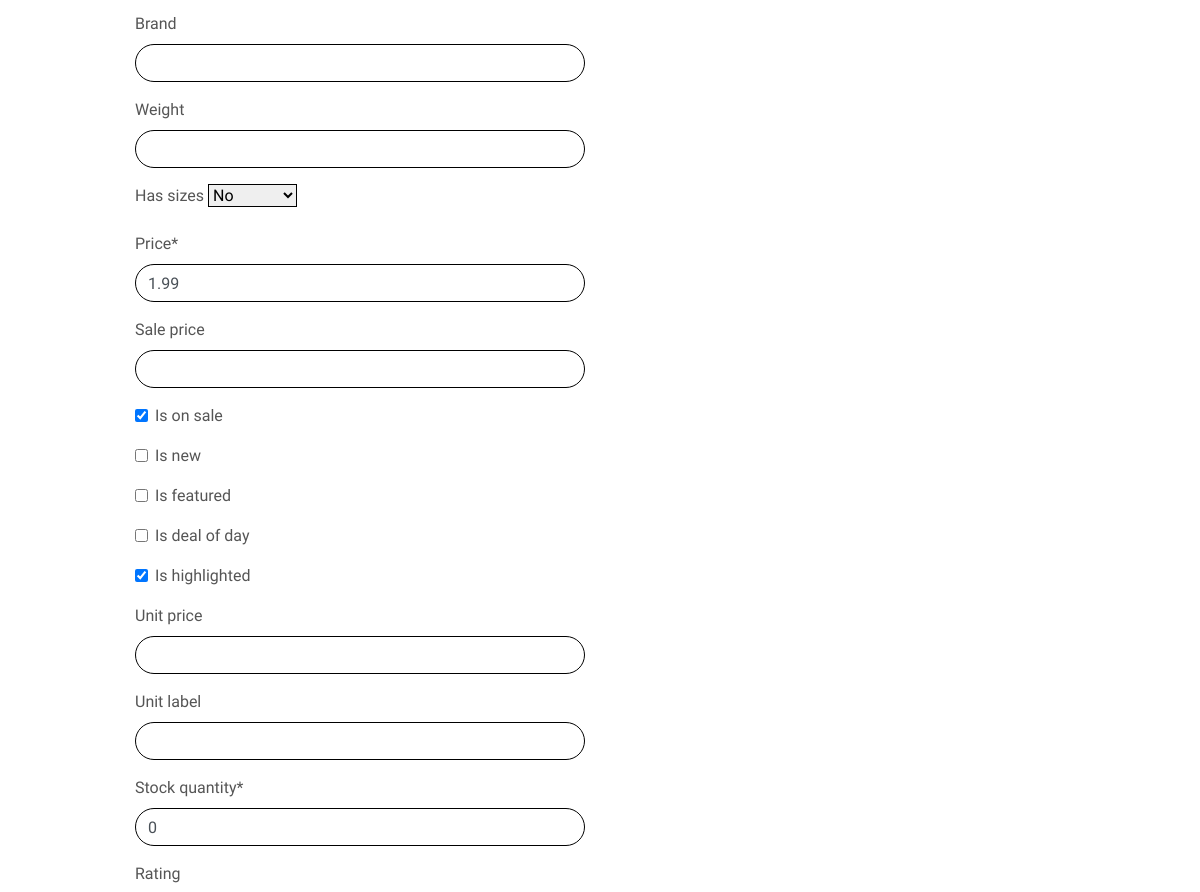
Before: /products/edit/1/ (signed in, middle part) with the older database file.
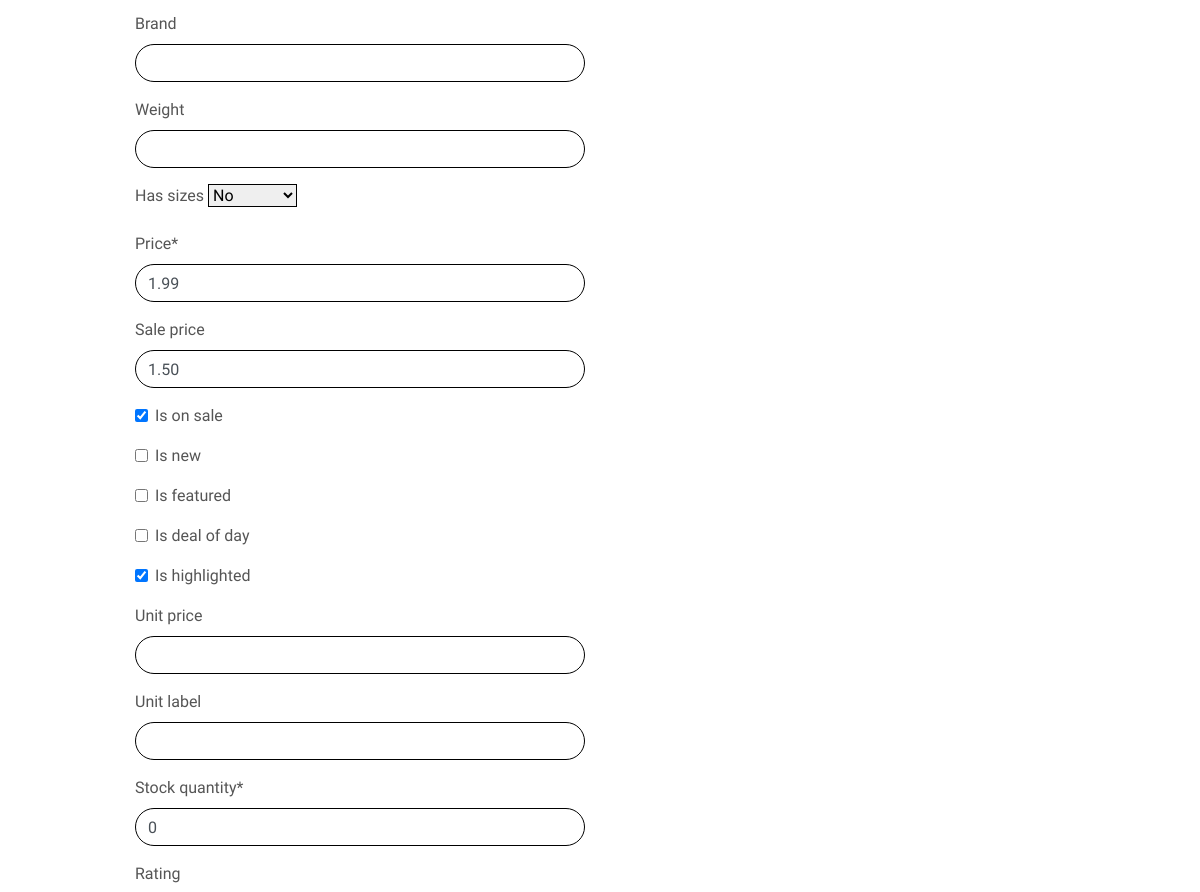
After: the same page with the newer database file.
### products/models.py (models this page shows, shortened)
class Product(models.Model):
    category = models.ForeignKey('Category', null=True, blank=True, on_delete=models.SET_NULL)
    sku = models.CharField(max_length=254, null=True, blank=True)
    name = models.CharField(max_length=254)
    description = models.TextField()
    brand = models.CharField(max_length=120, null=True, blank=True)
    weight = models.CharField(max_length=32, null=True, blank=True)
    has_sizes = models.BooleanField(default=False, null=True, blank=True)
    price = models.DecimalField(max_digits=6, decimal_places=2)
    sale_price = models.DecimalField(max_digits=6, decimal_places=2, null=True, blank=True)
    is_on_sale = models.BooleanField(default=False)
    is_new = models.BooleanField(default=False)
    is_featured = models.BooleanField(default=False)
    is_deal_of_day = models.BooleanField(default=False)
    is_highlighted = models.BooleanField(default=False)
    unit_price = models.DecimalField(max_digits=6, decimal_places=2, null=True, blank=True)
    unit_label = models.CharField(max_length=32, null=True, blank=True)
    stock_quantity = models.IntegerField(default=0)
    rating = models.DecimalField(max_digits=6, decimal_places=2, null=True, blank=True)
    review_count = models.IntegerField(default=0)
    image_url = models.URLField(max_length=1024, null=True, blank=True)
    image = models.ImageField(upload_to='products/', null=True, blank=True)

### products/views.py (the view)
# urls.py: path('edit/<int:product_id>/', views.edit_product, name='edit_product'),
@login_required
def edit_product(request, product_id):
    if not request.user.is_superuser:
        messages.error(request, 'Sorry, only store owners can do that.')
        return redirect(reverse('home'))
    product = get_object_or_404(Product, pk=product_id)
    if request.method == 'POST':
        form = ProductForm(request.POST, request.FILES, instance=product)
        if form.is_valid():
            form.save()
            messages.success(request, 'Successfully updated product!')
            return redirect(reverse('product_detail', args=[product.id]))
        else:
            messages.error(request, 'Failed to update product. Please ensure the form is valid.')
    else:
        form = ProductForm(instance=product)
        messages.info(request, f'You are editing {product.name}')
    template = 'products/edit_product.html'
    context = {
        'form': form,
        'product': product,
    }
    return render(request, template, context)

### products/forms.py
class ProductForm(forms.ModelForm):
    class Meta:
        model = Product
        fields = '__all__'
    image = forms.ImageField(label='Image', required=False, widget=CustomClearableFileInput)
    def __init__(self, *args, **kwargs):
        super().__init__(*args, **kwargs)
        categories = Category.objects.all()
        friendly_names = [(c.id, c.get_friendly_name()) for c in categories]
        self.fields['category'].choices = friendly_names
        for field_name, field in self.fields.items():
            field.widget.attrs['class'] = 'border-black rounded-0'

### products/models.py (called while the page is built)
    def get_friendly_name(self):
        return self.friendly_name

### products/templates/products/edit_product.html (shortened to what this page needs)
{% extends "base.html" %}
{% load static %}
{% block content %}
    <div class="overlay"></div>
    <div class="container">
        <div class="row">
            <div class="col-12 col-md-6">
                <form method="POST" action="{% url 'edit_product' product.id %}" class="form mb-2" enctype="multipart/form-data">
                    {% for field in form %}
                        {% if field.name != 'image' %}
                            {{ field | as_crispy_field }}
                        {% else %}
                            {{ field }}
                        {% endif %}
                    {% endfor %}
                </form>
            </div>
        </div>
    </div>
{% endblock %}

Changed rows visible on the page:
changed Product "Rating": sale_price (not shown) → "1.50"
